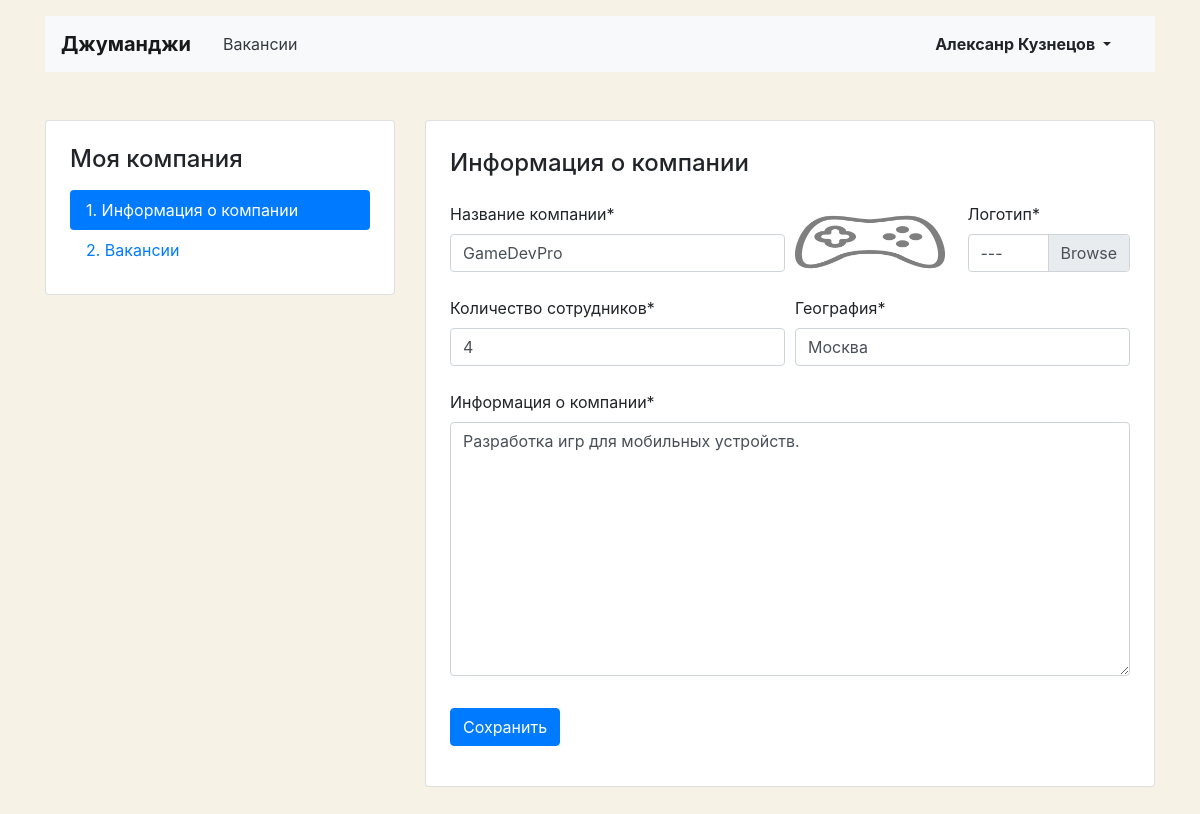
The app's page /mycompany/ (signed in) with its own data.
### stephunter/models.py (models this page shows, shortened)
class Company(models.Model):
    name = models.CharField(max_length=64)
    location = models.CharField(max_length=64)
    logo = models.ImageField(upload_to=MEDIA_COMPANY_IMAGE_DIR)
    description = models.TextField()
    employee_count = models.IntegerField()
    owner = models.OneToOneField(User, on_delete=models.CASCADE, related_name='user', blank=True, null=True)

### stephunter/views/mycompany.py (the view, shortened to what this page needs)
# urls.py: path('mycompany/', MyCompanyView.as_view(), name='my_company'),
class MyCompanyView(LoginRequiredMixin, View):
    def get(self, request):
        company = Company.objects.filter(owner_id=request.user.id).first()
        if company:
            form = CompanyForm(instance=company)
            return render(request, 'stephunter/company/company-edit.html', context={
                'form': form,
            })
        return redirect('lets_start')

### stephunter/templates/stephunter/company/company-edit.html (shortened to what this page needs)
{% extends 'stephunter/base.html' %}
{% load crispy_forms_tags %}
{% block content %}
  <main class="container mt-3 pb-5">
    <div class="row mt-5">
      <div class="col-12 col-lg-4">
        <aside class="pt-3 pb-4 px-4 mb-5 card">
          <h1 class="h4 pt-2 pb-2">Моя компания</h1>
          <div class="nav flex-column nav-pills">
            <a class="nav-link active" href="#">1. Информация о&nbsp;компании</a>
            <a class="nav-link" href="{% url 'my_vacancies' %}">2. Вакансии</a>
          </div>
        </aside>
      </div>
      <div class="col-12 col-lg-8">
        <div class="card">
          <div class="card-body px-4 pb-4">
            <section class="tab-pane fade show active">
              <h2 class="h4 pt-2 pb-3">Информация о&nbsp;компании</h2>
              {% crispy form %}
            </section>
          </div>
        </div>
      </div>
    </div>
  </main>
{% endblock %}

### stephunter/templates/stephunter/base.html (shortened to what this page needs)
<!DOCTYPE html>
<html lang="ru">
<head>
  <link rel="stylesheet" href="https://stackpath.bootstrapcdn.com/bootstrap/4.3.1/css/bootstrap.min.css">
</head>
<body>
  <header class="container mt-3">
    <nav class="navbar navbar-expand-lg navbar-light bg-light">
      <a class="navbar-brand mr-4 font-weight-bold" href="{% url 'index' %}">Джуманджи</a>
      <div class="collapse navbar-collapse justify-content-between" id="navbarNav">
        <ul class="navbar-nav col-10">
          <li class="nav-item">
            <a class="nav-link text-dark" href="{% url 'vacancies' %}">Вакансии</a>
          </li>
        </ul>
        <ul class="navbar-nav col-2 justify-content-end">
          <li class="nav-item active">
            {% if request.user.is_authenticated %}
            <div class="btn-group">
              <button type="button" class="btn dropdown-toggle font-weight-bold" data-toggle="dropdown" aria-haspopup="true" aria-expanded="false">
                {{ user.first_name }} {{ user.last_name }}
              </button>
              {% else %}
                <a href="{% url 'login' %}" class="nav-link font-weight-bold">Вход</a>
              {% endif %}
            </div>
          </li>
        </ul>
      </div>
    </nav>
  </header>
  {% block content %}{% endblock %}
</body>
</html>

### stephunter/templates/stephunter/base.html (style rules this page uses)
body { background-color: #F6F2E6; }

### records on screen
Company: name "GameDevPro", name+location+description (picture), employee_count "4", location "Москва", description "Разработка игр для мобильных устройств."

### other values on screen
{{ user.first_name }} "Алексанр"
{{ user.last_name }} "Кузнецов"
